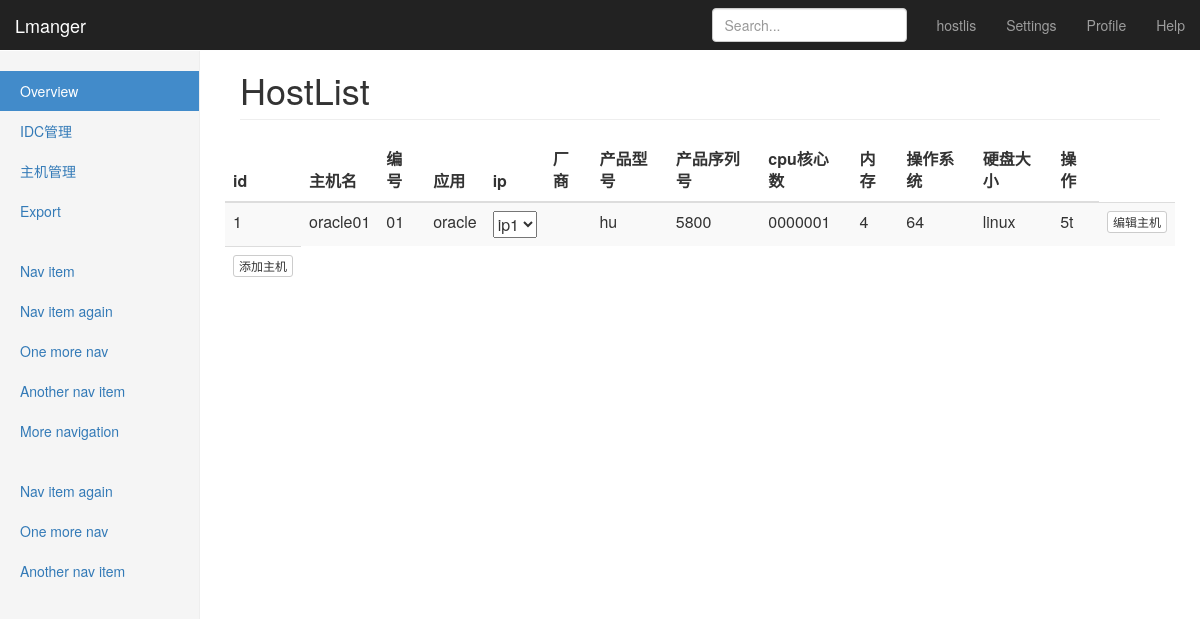
/hostlist/1, run on an earlier commit of the app's database.
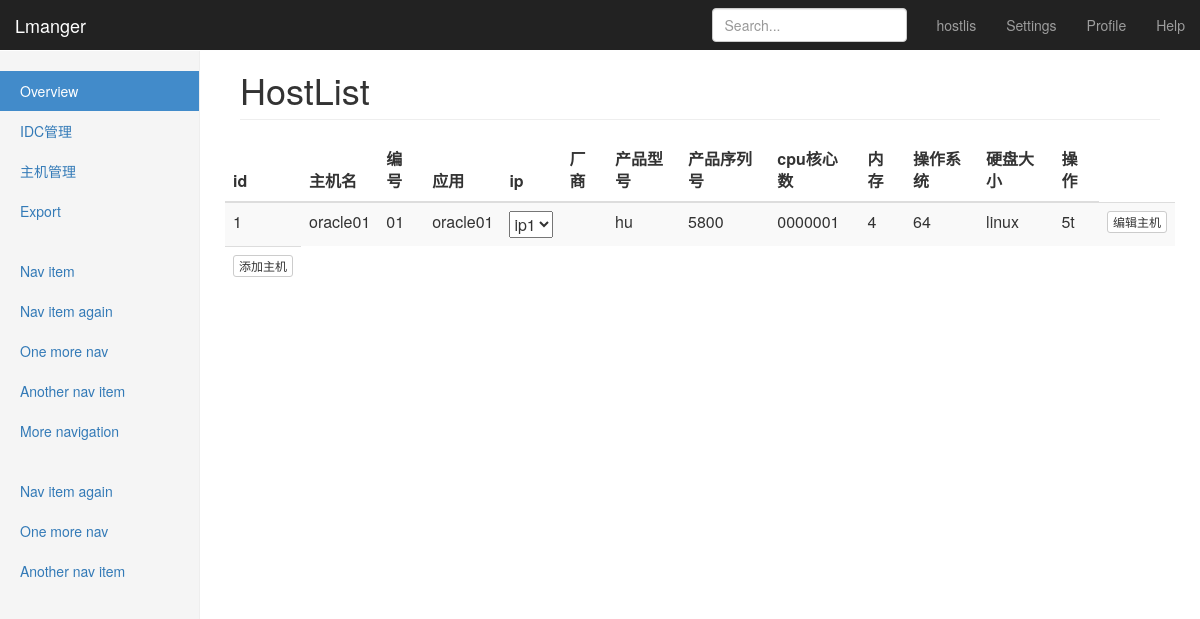
And on a later commit of the database.
### cmdb/models.py (models this page shows, shortened)
class Host(models.Model):
    idc = models.ForeignKey(Idc)
    date_added = models.DateTimeField(auto_now=True)
    hostname = models.CharField(max_length=40, verbose_name='主机名称')
    num = models.CharField(max_length=20, verbose_name='编号')
    application = models.CharField(max_length=40, verbose_name='应用')
    class Meta:
        verbose_name = '主机列表'
        verbose_name_plural = '主机列表'

### cmdb/views.py (the view)
# urls.py: url(r'^hostlist/(?P<idc_id>\d+)$', views.hostlist, name='hostlist'),
def hostlist(request, idc_id):
    hosts = Idc.objects.get(id=idc_id)
    hostlists = hosts.host_set.all()
    context = {'hostlists':hostlists,'hosts': hosts}
    return render(request, 'cmdb/hostlist.html', context)

### cmdb/templates/cmdb/hostlist.html (shortened to what the changed rows need)
<html lang="zh-CN" class=""><head>
    <link href="https://cdn.bootcss.com/bootstrap/3.3.7/css/bootstrap.min.css" rel="stylesheet">
    <link href="/static/css/dashboard.css" rel="stylesheet">
<style type="text/css">.fancybox-margin{margin-right:0px;}</style></head>
  <body data-feedly-mini="yes" data-gclp-initialized="true" data-gistbox-initialized="true">
    <div class="container-fluid">
      <div class="row">
        <div class="col-sm-9 col-sm-offset-3 col-md-10 col-md-offset-2 main">
          <h1 class="page-header">HostList</h1>
          <div class="row placeholders">
          <div class="table-responsive">
            <table class="table table-striped">
              <thead>
                <tr>
                  <th>id</th>
                  <th>主机名</th>
                  <th>编号</th>
                  <th>应用</th>
                  <th>ip</th>
                  <th>厂商</th>
                  <th>产品型号</th>
                  <th>产品序列号</th>
                  <th>cpu核心数</th>
                  <th>内存</th>
                  <th>操作系统</th>
                  <th>硬盘大小</th>
                  <th>操作</th>
                </tr>
              </thead>
              <tbody>
                {% for hosts in hostlists%}
                <tr>
                  <td>{{hosts.id}}</td>
                  <td>{{hosts.hostname}}</td>
                  <td>{{hosts.num}}</td>
                  <td>{{hosts.application}}
                  <td>
                  <select>
                    {% for ips in hosts.ip_set.all %}
                      <option>
                        {{ips.ip1}}
                      </option>
                      {%endfor%}
                    </select>
                    </td>
                      {% for host in hosts.hostinfo_set.all%}
                    <td>{{ host.date_added|date:'M d, Y H:i' }}</td>
                    <td>{{host.manufacturer}}</td>
                    <td>{{host.productmode}}</td>
                    <td>{{host.serialnumber}}</td>
                    <td>{{host.cpu}}</td>
                    <td>{{host.mem}}</td>
                    <td>{{host.os}}</td>
                    <td>{{host.disk}}</td>
                    <td><a class="btn btn-default btn-xs" href="{% url 'cmdb:edit_host' hosts.id%}">编辑主机</a></td>
                    {%endfor%}
                    {%endfor%}
                </tr>
              </tbody>
            </table>
          </div>
        </div>
      </div>
    </div>
</div><form id="gclp-frame-form" target="gclp-frame" method="post" style="display: none;"></form><div id="feedly-mini" title="feedly Mini tookit"></div></body></html>

What changed in the data, as far as the page shows it:
changed Host "oracle01": application "oracle" → "oracle01"
